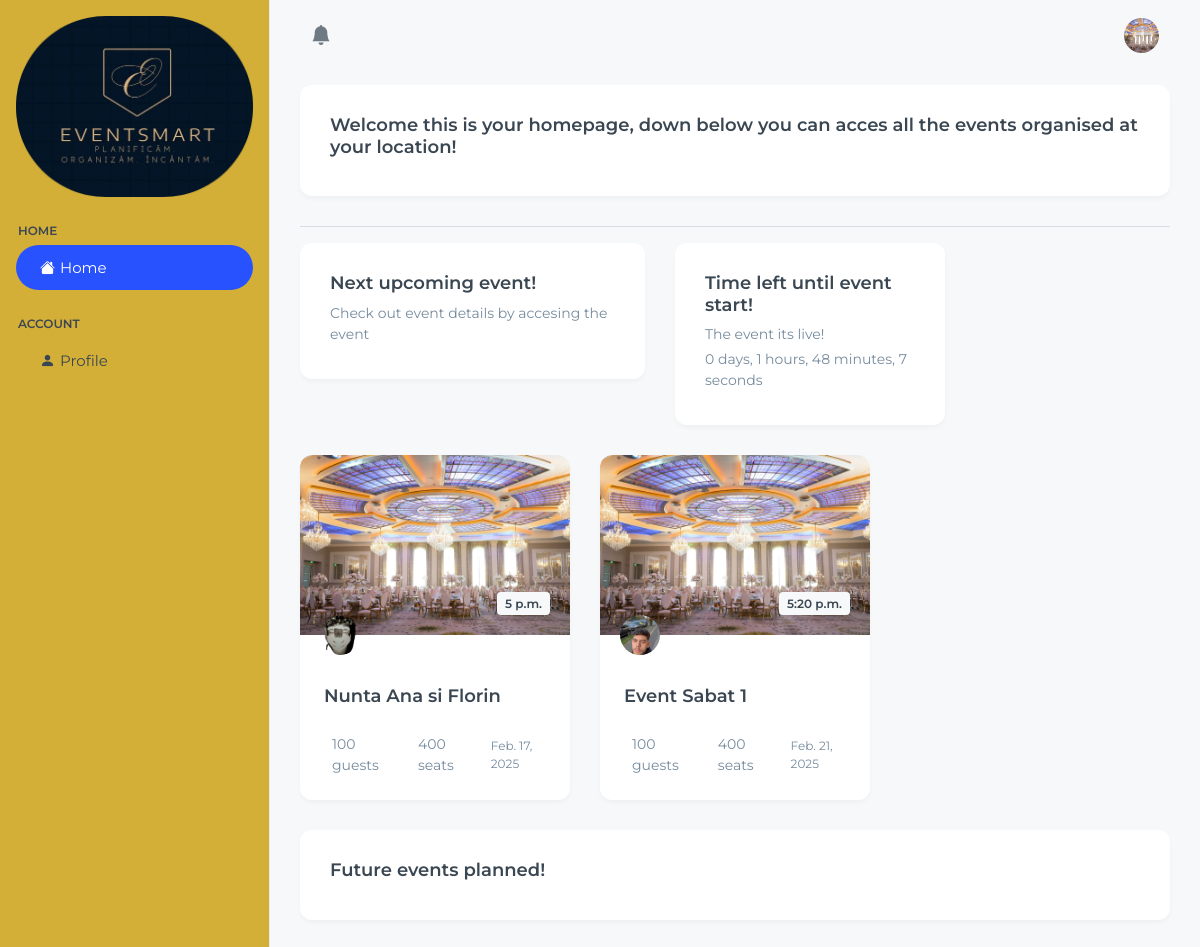
Screenshot of /personal_eveniment_home/ (signed in) with the database file from the repository.
### base/models.py (models this page shows, shortened)
class Location(models.Model):
    owner = models.ForeignKey(User, on_delete=models.SET_NULL, null=True)
    name = models.CharField(max_length=100)
    description = models.TextField(null=True, blank=True)
    gallery = models.ImageField(upload_to='images/', null=True, blank=True)
    location = models.TextField(max_length=30)
    types = models.ManyToManyField(Type, blank=True)
    seats_numbers = models.IntegerField(null=True, blank=True)
    created_at = models.DateTimeField(auto_now_add=True)
    cost = models.DecimalField(max_digits=12, decimal_places=2,default=3000)
    number = models.CharField(max_length=20, default="+(40) 74 83 64 823")

class Event(models.Model):
    location = models.ForeignKey(Location, on_delete=models.SET_NULL, null=True, blank=True)
    event_name = models.CharField(max_length=100)
    event_date = models.DateField()
    event_time = models.TimeField()
    event_description = models.TextField(null=True, blank=True)
    created_at = models.DateTimeField(auto_now_add=True)
    guests = models.ManyToManyField(Guests, related_name='events', blank=True)
    completed = models.BooleanField(default=False)
    types = models.ManyToManyField(Type, blank=True)
    cost = models.DecimalField(max_digits=10, decimal_places=2, default= 3000)
    updated_at = models.DateTimeField(auto_now=True)
    is_canceled = models.BooleanField(default=False)
    organized_by = models.ForeignKey(
            User,
            on_delete=models.CASCADE,
            related_name="organized_events",
            blank=True,
            null=True
        )

class Profile(models.Model):
    user = models.ForeignKey(User, on_delete=models.CASCADE, null=True, blank=True, default=get_default_user)
    username = models.CharField(max_length=150, unique=True)
    password = models.CharField(max_length=128)
    email = models.EmailField()
    description = models.TextField(null=True, blank=True)
    photo = models.ImageField(upload_to='profile_photos/', null=True, blank=True)
    approved = models.BooleanField(default=False)
    number = models.CharField(max_length=15,default="+(40) 748364823")
    age = models.IntegerField(default=20)
    first_name = models.CharField(null=True, blank=True,max_length=15)
    last_name = models.CharField(null=True, blank=True,max_length=15)
    location = models.CharField(null=True, blank=True,max_length=60)
    street = models.CharField(null=True, blank=True,max_length=100)
    zip_code = models.CharField(null=True, blank=True,max_length=10)
    facebook = models.CharField(null=True, blank=True,max_length=100)
    work_link = models.CharField(null=True, blank=True,max_length=100)
    google_link = models.CharField(null=True, blank=True,max_length=100)
    country = models.CharField(null=True, blank=True,max_length=100)
    created_at = models.DateTimeField(auto_now_add=True)
    USER_TYPE_CHOICES = (
        ('admin', 'Admin'),
        ('organizer', 'Organizer'),
        ('guest', 'Guest'),
        ('staff', 'Staff')
    )
    user_type = models.CharField(
        max_length=20,
        choices=USER_TYPE_CHOICES,
        default='guest'
    )

### base/decorators.py (the view)
    def wrapper(request, *args, **kwargs):
        profile = request.user.profile_set.first()
        if request.user.is_authenticated and profile:
            if profile.user_type == 'staff':
                return view_func(request, *args, **kwargs)
        messages.error(request, "Acces interzis: Trebuie să fii staff pentru a accesa această pagină.")
        return redirect(request.META.get('HTTP_REFERER', '/'))

### base/context_processors.py (called while the page is built)
def media_url(request):
    return {
        'MEDIA_URL': settings.MEDIA_URL
    }

### base/templates/base/personal_eveniment_home.html (shortened to what this page needs)
{% extends 'main.html' %}
{% block content %}
<div class="page-wrapper" id="main-wrapper" data-layout="vertical" data-navbarbg="skin6" data-sidebartype="full"
data-sidebar-position="fixed" data-header-position="fixed">
<aside class="left-sidebar">
  <div>
    <div class="brand-logo d-flex align-items-center justify-content-between">
      <a href="{% url 'personal_eveniment_home' %}" class="text-nowrap logo-img">
        <img src="../static/images/image.png" class="mt-3" style="max-width: 100%; max-height: 100%;">
      </a>
    </div>
    <nav class="sidebar-nav scroll-sidebar" data-simplebar="">
      <ul id="sidebarnav">
        <li class="nav-small-cap">
          <span class="hide-menu">Home</span>
        </li>
        <li class="sidebar-item">
          <a class="sidebar-link active ps-4" href="{% url 'personal_eveniment_home' %}  " aria-expanded="false">
            <i class="bi bi-house-fill"></i>
            <span class="hide-menu">Home</span>
          </a>
        </li>
        <li class="nav-small-cap">
          <span class="hide-menu">Account</span>
        </li>
        <li class="sidebar-item">
          <a class="sidebar-link ps-4" href="{% url 'personal_profile' %}" aria-expanded="false">
            <i class="bi bi-person-fill"></i>
          <span class="hide-menu">Profile</span>
        </a>
      </li>
      </ul>
    </nav>
  </div>
</aside>
<div class="body-wrapper">
  <header class="app-header">
    <nav class="navbar navbar-expand-lg navbar-light">
      <ul class="navbar-nav">
        <li class="nav-item dropdown">
          <a class="nav-link nav-icon-hover" href="#" id="notificationDropdown" role="button" data-bs-toggle="dropdown" aria-expanded="false">
            <i class="bi bi-bell-fill"></i>
          </a>
      </li>
      </ul>
      <div class="navbar-collapse justify-content-end px-0" id="navbarNav">
        <ul class="navbar-nav flex-row ms-auto align-items-center justify-content-end">
          <li class="nav-item dropdown">
            <a class="nav-link nav-icon-hover" href="javascript:void(0)" id="drop2" data-bs-toggle="dropdown"
              aria-expanded="false">
              <img src="{{ MEDIA_URL }}{{ request.user.location_set.all.0.gallery }}" alt="Ceva" width="35" height="35" class="rounded-circle">
            </a>
          </li>
        </ul>
      </div>
    </nav>
  </header>
  <div class="container-fluid">
    <div class="col-lg-12">
      <div class="card card-hover">
        <div class="card-body">
          <h1 class="card-title d-flex align-items-center">
            Welcome this is your homepage, down below you can acces all the events organised at your location!
          </h1>
        </div>
      </div>
    </div>
    <hr>
    <div class="row">
        <div class="col-lg-5">
            <div class="card card-hover">
                <div class="card-body">
                    <h1 class="card-title d-flex align-items-center gap-2">
                       Next upcoming event!
                    </h1>
                    <p>Check out event details by accesing the event</p>
                </div>
          </div>
        </div>
        <div class="col-lg-4">
          <div class="card card-hover">
            <div class="card-body">
              <h1 class="card-title d-flex align-items-center gap-2">
                Time left until event start!
             </h1>
                    {% for event in event_data %}
                    <div class="event">
                        <p id="countdown-{{ event.id }}"></p>
                    </div>
                    {% endfor %}
                    </div>
                  </div>
        </div>
       </div>
      <div id="futureEventsSection">
        <div id="futureEventsContainer">
          <div class="row">
            {% for event in events %}
              <div class="col-lg-4">
                <div class="card overflow-hidden hover-img card-hover">
                  <div class="position-relative">
                    <a href="{% url 'personal_vizualizare_eveniment' event.id %}">
                      <img src="{{ MEDIA_URL }}{{event.location.gallery}}" class="card-img-top" style="max-height: 250px; object-fit: cover;" alt="matdash-img">
                    </a>
                    <span class="badge text-bg-light text-dark fs-2 lh-sm mb-9 me-9 py-1 px-2 fw-semibold position-absolute bottom-0 end-0">{{ event.event_time }}</span>
                    <img src="{{ MEDIA_URL }}{{ event.organized_by.profile_set.all.0.photo }}" alt="matdash-img" class="img-fluid rounded-circle position-absolute bottom-0 start-0 mb-n9 ms-9" style="width: 40px; max-height: 40px; object-fit: cover;" data-bs-toggle="tooltip" data-bs-placement="top" data-bs-title="Georgeanna Ramero">
                  </div>
                  <div class="card-body p-4">
                    <a class="d-block my-4 fs-5 text-dark fw-semibold link-primary" href="">{{ event.event_name }}</a>
                    <div class="d-flex align-items-center gap-4">
                      <div class="d-flex align-items-center gap-2">
                        {{ event.guests.count }} guests
                      </div>
                      <div class="d-flex align-items-center gap-2">
                         {{event.location.seats_numbers}} seats
                      </div>
                      <div class="d-flex align-items-center fs-2 ms-auto">
                        {{ event.event_date }}
                      </div>
                    </div>
                  </div>
                </div>
              </div>
            {% endfor %}
          </div>
        </div>
      </div>
      <div id="pastEventsSection">
        <div class="col-lg-12">
          <div class="card card-hover">
              <div class="card-body">
                  <h1 class="card-title d-flex align-items-center gap-2">
                      Future events planned!
                    </h1>
              </div>
          </div>
        </div>
      </div>
  </div>
</div>
</div>
{% endblock %}

### static/css/styles.css (style rules this page uses)
.card p { margin-bottom: 4px; font-size: 14px; }
body { font-family: Arial, sans-serif; background-color: #FAF9F6; margin: 0; }
a { color: #D4AF37; text-decoration: none; }
.task_manager span, a { margin-left: auto; }
:root { --primary-color: #2E8B57; --secondary-color: #D4AF37; --text-color: #002B5B; }

### static/css/sidebar-admin.css (style rules this page uses)
#menu li, .dropdown { transition: transform 0.5s ease; }

### static/css/admin-locations.css (style rules this page uses)
.nav-link { color:#D4AF37; }
.dropdown { position: relative; }

### rows the page displays
Event: location.gallery (picture), event_time "5 p.m.", organized_by.profile_set.all.0.photo (picture), event_name "Nunta Ana si Florin", guests.count "100", location.seats_numbers "400", event_date "Feb. 17, 2025"
Event: location.gallery (picture), event_time "5:20 p.m.", organized_by.profile_set.all.0.photo (picture), event_name "Event Sabat 1", guests.count "100", location.seats_numbers "400", event_date "Feb. 21, 2025"
